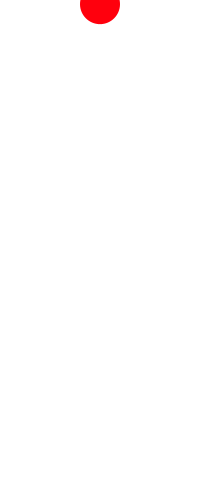
Frame 1 (no input)
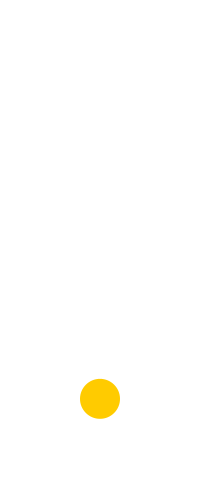
Frame 60 (the mouse pressed at the canvas centre just before this capture)
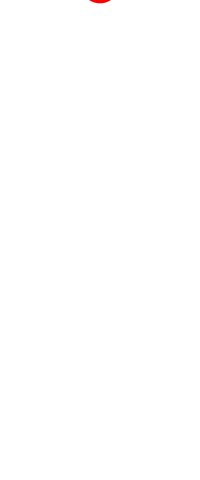
Frame 120 (the mouse held since frame 60 and released just before this capture)

The Processing sketch that drew these frames (run headless with seeded random() and noise(); from frame 60 on, the mouse is pressed at the canvas centre):

// Processing sketch: ball_y3
// ── ball_y3.pde
final float gravity = 9.8 / 60;
float y,y0=0,vy,x=100,d=40,vy0=4,elas = 0.98;
int fps=60;

void setup() {
    size(200, 480);
    noStroke();
    fill(0, 0, 0);
    y = y0;
    vy = vy0;
    frameRate(fps);
    colorMode( HSB, height-d/2 , 100 , 100 );
}

void draw() {
    vy += gravity;
    y += vy;
    if(height - d/2<=y){
        vy = - vy * elas;
        y = height - d/2;
    }
    background(0,0,100);
    fill(height-d/2-y,100,100);
    ellipse(x, y, d, d);
}
